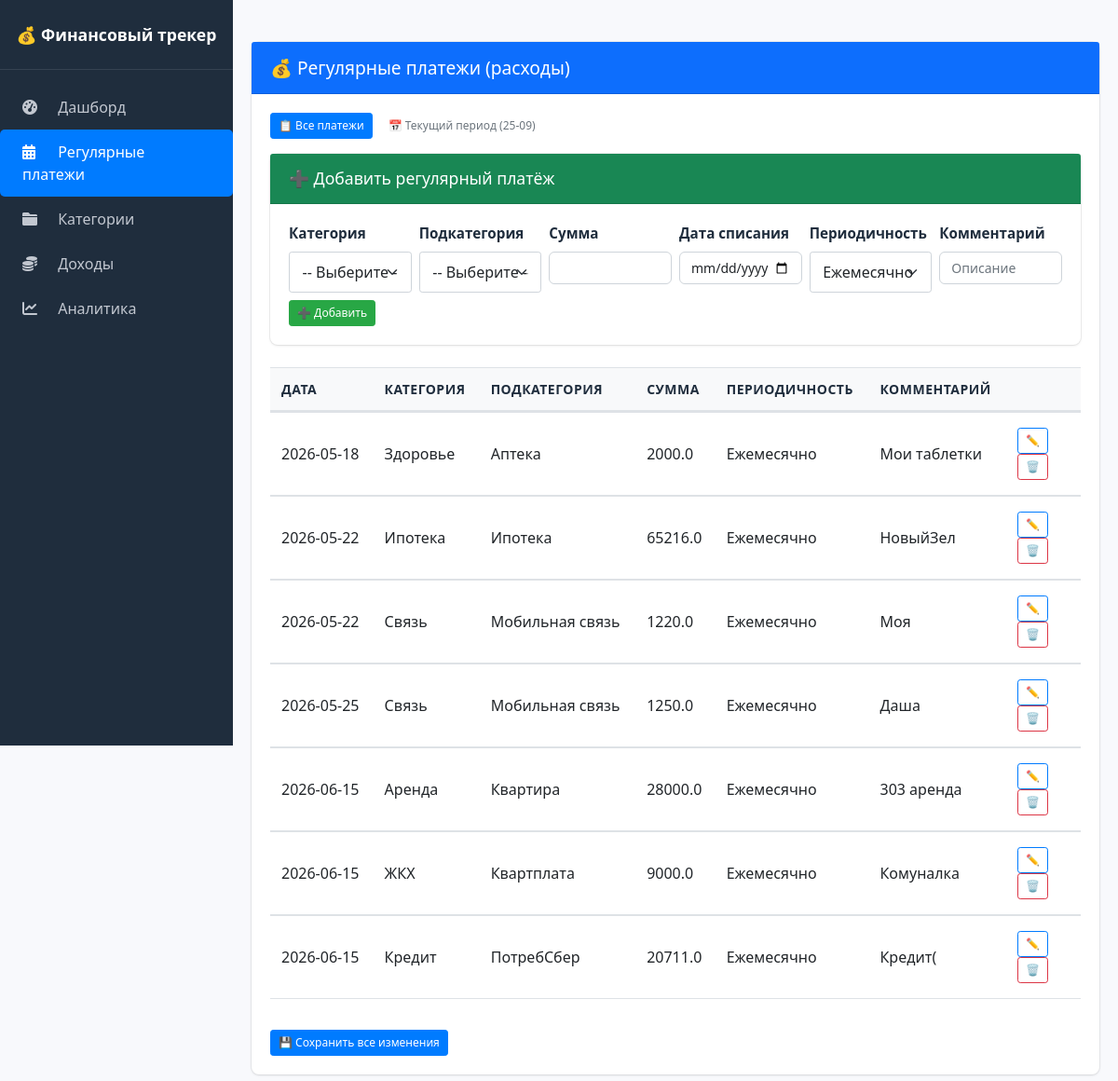
/regular, run on an earlier commit of the app's database.
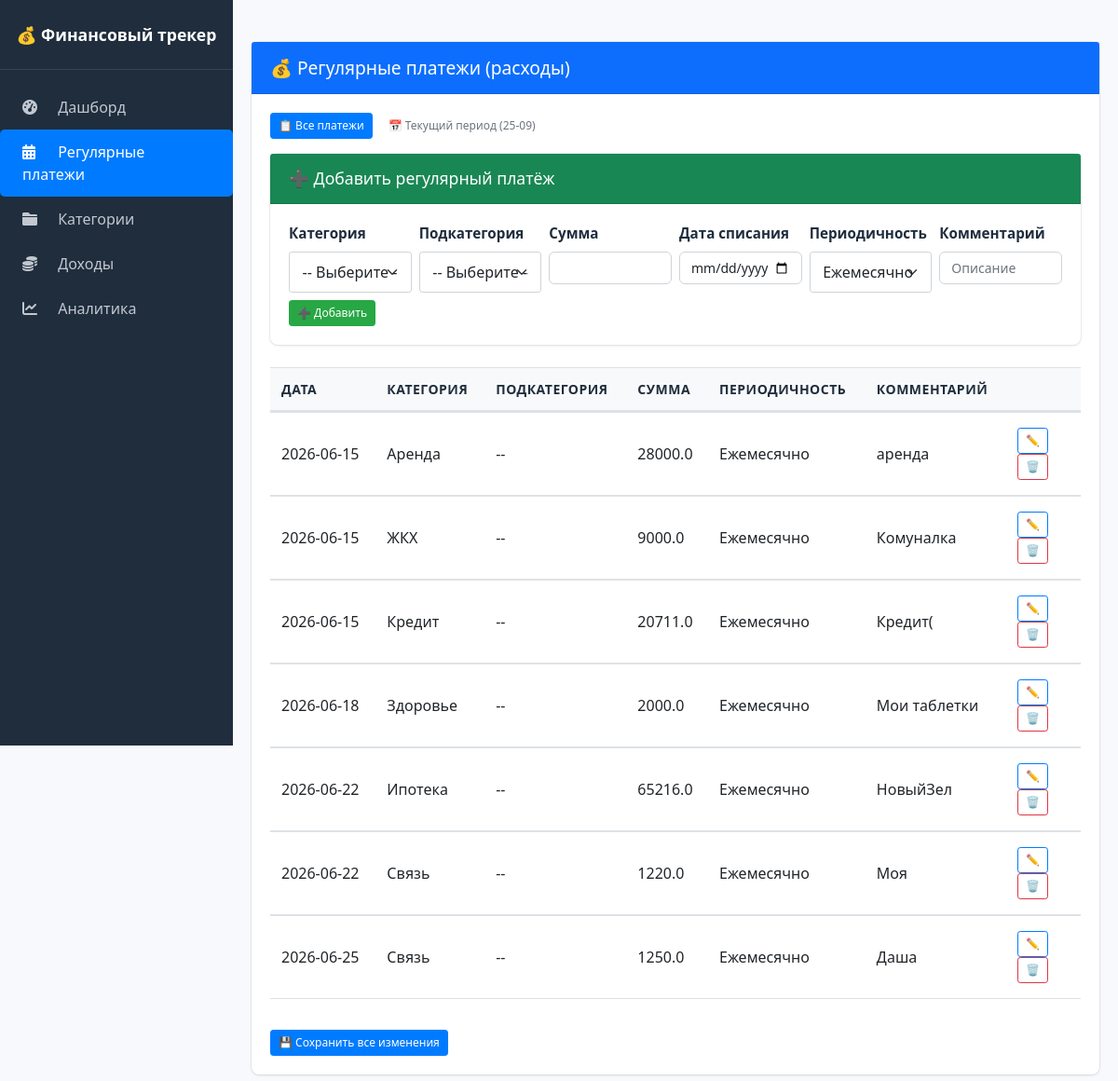
And on a later commit of the database.
### tables this page shows
CREATE TABLE regular_payments (
                id INTEGER PRIMARY KEY AUTOINCREMENT,
                amount REAL NOT NULL
            , day INTEGER DEFAULT 1, category TEXT DEFAULT "", subcategory TEXT DEFAULT "", interval TEXT DEFAULT "monthly", comment TEXT DEFAULT "");

### routes/regular.py (the view)
    @app.route('/regular')
    def regular():
        filter_type = request.args.get('filter', 'all')
        now = date.today()
        with get_db() as conn:
            expense_cats = {}
            expense_main = conn.execute('''
                SELECT * FROM categories WHERE parent_id IS NULL AND type = 'Расход' ORDER BY name
            ''').fetchall()
            for cat in expense_main:
                subcats = conn.execute('''
                    SELECT name FROM categories WHERE parent_id = ? ORDER BY name
                ''', (cat['id'],)).fetchall()
                expense_cats[cat['name']] = [s['name'] for s in subcats]
            if filter_type == 'current':
                if 10 <= now.day <= 24:
                    period_start, period_end = 10, 24
                else:
                    period_start, period_end = 25, 9
                payments = []
                all_payments = conn.execute(
                    'SELECT * FROM regular_payments ORDER BY day, category, subcategory').fetchall()
                for p in all_payments:
                    if p['day']:
                        payment_day = datetime.strptime(p['day'], '%Y-%m-%d').day
                        if period_start <= period_end:
                            if period_start <= payment_day <= period_end:
                                payments.append(p)
                        else:
                            if payment_day >= period_start or payment_day <= period_end:
                                payments.append(p)
            else:
                payments = conn.execute('SELECT * FROM regular_payments ORDER BY day, category, subcategory').fetchall()
        return render_template('regular.html', payments=payments, expense_categories=expense_cats,
                               filter_type=filter_type, now=now)

### database.py (called while the page is built)
def get_db():
    conn = sqlite3.connect('finance.db')
    conn.row_factory = sqlite3.Row
    return conn

### templates/regular.html (shortened to what this page needs)
{% extends "base.html" %}
{% block content %}
<div class="card">
    <div class="card-header bg-primary text-white">
        <h4 class="mb-0">💰 Регулярные платежи (расходы)</h4>
    </div>
    <div class="card-body">
        <div class="mb-3 d-flex gap-2">
            <a href="{{ url_for('regular', filter='all') }}" class="btn btn-sm {% if filter_type == 'all' %}btn-primary{% else %}btn-outline-secondary{% endif %}">
                📋 Все платежи
            </a>
            <a href="{{ url_for('regular', filter='current') }}" class="btn btn-sm {% if filter_type == 'current' %}btn-primary{% else %}btn-outline-secondary{% endif %}">
                📅 Текущий период ({% if 10 <= now.day <= 24 %}10-24{% else %}25-09{% endif %})
            </a>
        </div>
        <div class="card mb-4">
            <div class="card-header bg-success text-white">
                <h5 class="mb-0">➕ Добавить регулярный платёж</h5>
            </div>
            <div class="card-body">
                <form method="POST" class="row g-2">
                    <div class="col-md-2">
                        <label class="form-label small">Категория</label>
                        <select name="add_category" id="add_category" class="form-select form-select-sm" required>
                            <option value="">-- Выберите --</option>
                        </select>
                    </div>
                    <div class="col-md-2">
                        <label class="form-label small">Подкатегория</label>
                        <select name="add_subcategory" id="add_subcategory" class="form-select form-select-sm">
                            <option value="">-- Выберите --</option>
                        </select>
                    </div>
                    <div class="col-md-2">
                        <label class="form-label small">Сумма</label>
                        <input type="number" name="add_amount" step="0.01" class="form-control form-control-sm" required>
                    </div>
                    <div class="col-md-2">
                        <label class="form-label small">Дата списания</label>
                        <input type="date" name="add_day" class="form-control form-control-sm" required>
                    </div>
                    <div class="col-md-2">
                        <label class="form-label small">Периодичность</label>
                        <select name="add_interval" class="form-select form-select-sm">
                            <option value="monthly" selected>Ежемесячно</option>
                        </select>
                    </div>
                    <div class="col-md-2">
                        <label class="form-label small">Комментарий</label>
                        <input type="text" name="add_comment" class="form-control form-control-sm" placeholder="Описание">
                    </div>
                    <div class="col-12 mt-2">
                        <button type="submit" class="btn btn-success btn-sm">➕ Добавить</button>
                    </div>
                </form>
            </div>
        </div>
        <form method="POST" id="mainForm">
            <div class="table-responsive">
                <table class="table table-sm table-hover">
                    <thead class="table-light">
                        <tr>
                            <th>Дата</th>
                            <th>Категория</th>
                            <th>Подкатегория</th>
                            <th>Сумма</th>
                            <th>Периодичность</th>
                            <th>Комментарий</th>
                            <th style="width: 80px;"></th>
                        </tr>
                    </thead>
                    <tbody>
                        {% for p in payments %}
                        <tr id="row-{{ p.id }}" class="payment-row">
                            <td class="view-mode">
                                <span class="date-view">{{ p.day }}</span>
                             </td>
                            <td class="view-mode">
                                <span class="category-view">{{ p.category or '--' }}</span>
                             </td>
                            <td class="view-mode">
                                <span class="subcategory-view">{{ p.subcategory or '--' }}</span>
                             </td>
                            <td class="view-mode">
                                <span class="amount-view">{{ p.amount }}</span>
                             </td>
                            <td class="view-mode">
                                <span class="interval-view">
                                    {% if p.interval == 'weekly' %}Еженедельно
                                    {% elif p.interval == 'monthly' %}Ежемесячно
                                    {% elif p.interval == 'yearly' %}Ежегодно
                                    {% else %}{{ p.interval }}{% endif %}
                                </span>
                             </td>
                            <td class="view-mode">
                                <span class="comment-view">{{ p.comment or '—' }}</span>
                             </td>
                            <td>
                                <button type="button" class="btn btn-sm btn-outline-primary edit-row-btn" data-id="{{ p.id }}" title="Редактировать">✏️</button>
                                <button type="submit" name="delete_id" value="{{ p.id }}" class="btn btn-sm btn-outline-danger" onclick="return confirm('Удалить?')" title="Удалить">🗑️</button>
                            </td>
                        </tr>
                        {% endfor %}
                    </tbody>
                </table>
            </div>
            <div class="mt-3">
                <button type="submit" class="btn btn-primary btn-sm" id="saveAllBtn">💾 Сохранить все изменения</button>
            </div>
        </form>
    </div>
</div>
{% endblock %}

### templates/base.html (shortened to what this page needs)
<!DOCTYPE html>
<html lang="ru">
<head>
    <link href="https://cdn.jsdelivr.net/npm/bootstrap@5.1.3/dist/css/bootstrap.min.css" rel="stylesheet">
    <link href="https://cdnjs.cloudflare.com/ajax/libs/font-awesome/6.0.0/css/all.min.css" rel="stylesheet">
    <link href="{{ url_for('static', filename='css/style.css') }}" rel="stylesheet">
</head>
<body>
<div class="sidebar">
    <div class="sidebar-brand">
        <a href="{{ url_for('index') }}">💰 Финансовый трекер</a>
    </div>
    <div class="sidebar-nav">
        <a class="nav-link {% if request.endpoint == 'index' %}active{% endif %}" href="{{ url_for('index') }}">
            <i class="fas fa-tachometer-alt"></i> Дашборд
        </a>
        <a class="nav-link {% if request.endpoint == 'regular' %}active{% endif %}" href="{{ url_for('regular') }}">
            <i class="fas fa-calendar-alt"></i> Регулярные платежи
        </a>
        <a class="nav-link {% if request.endpoint == 'categories' %}active{% endif %}"
           href="{{ url_for('categories') }}">
            <i class="fas fa-folder"></i> Категории
        </a>
        <a class="nav-link {% if request.endpoint == 'income_settings' %}active{% endif %}"
           href="{{ url_for('income_settings') }}">
            <i class="fas fa-coins"></i> Доходы
        </a>
        <a class="nav-link {% if request.endpoint == 'analytics' %}active{% endif %}" href="{{ url_for('analytics') }}">
            <i class="fas fa-chart-line"></i> Аналитика
        </a>
    </div>
</div>
<div class="main-content">
    {% block content %}{% endblock %}
</div>
</body>
</html>

### static/css/style.css (style rules this page uses)
* { margin: 0; padding: 0; box-sizing: border-box; }
body { font-family: 'Segoe UI', Tahoma, Geneva, Verdana, sans-serif; background: #f8f9fc; font-size: 1.05rem; line-height: 1.5; }
.table { font-size: 1rem; }
.table td, .table th { padding: 1rem 0.85rem; }
.form-label { font-size: 0.95rem; }
.form-control, .form-select { font-size: 1rem; padding: 0.55rem 0.85rem; }
.btn { font-size: 0.95rem; padding: 0.5rem 1rem; }
.btn-sm { font-size: 0.85rem; padding: 0.4rem 0.8rem; }
.nav-link { font-size: 1.05rem; }
h4 { font-size: 1.2rem; }
h5 { font-size: 1.1rem; }
.nav-link { color: white; text-decoration: none; font-size: 16px; padding: 8px 16px; border-radius: 5px; transition: background 0.3s; }
.card { background: white; border-radius: 0.5rem; padding: 0; margin-bottom: 1.5rem; box-shadow: 0 0 0 1px rgba(0, 0, 0, 0.05), 0 1px 3px 0 rgba(0, 0, 0, 0.1); border: none; }
.card-header { background-color: transparent; border-bottom: 1px solid rgba(0, 0, 0, 0.125); padding: 1rem 1.25rem; font-weight: 600; }
.card-body { padding: 1.25rem; }
table { width: 100%; border-collapse: collapse; }
.table { border-collapse: separate; border-spacing: 0; }
.table thead th { border-bottom: 2px solid #dee2e6; background-color: #f8f9fa; color: #1f2d3d; font-weight: 600; font-size: 0.875rem; text-transform: uppercase; letter-spacing: 0.5px; padding: 0.75rem; }
.table td, .table th { vertical-align: middle; padding: 1rem 0.75rem; border-top: 1px solid #dee2e6; }
th { background: #f8f9fa; color: #1f2d3d; }
.btn { display: inline-block; font-weight: 500; text-align: center; white-space: nowrap; vertical-align: middle; border: 1px solid transparent; padding: 0.375rem 0.75rem; font-size: 0.875rem; line-height: 1.5; border-radius: 0.375rem; transition: all 0.15s ease-in-out; cursor: pointer; text-decoration: none; }
.btn-primary { background-color: #007bff; border-color: #007bff; color: white; }
.btn-success { background-color: #28a745; border-color: #28a745; color: white; }
.btn-outline-primary { background-color: transparent; border-color: #007bff; color: #007bff; }
.btn-outline-danger { background-color: transparent; border-color: #dc3545; color: #dc3545; }
.btn-sm { padding: 0.25rem 0.5rem; font-size: 0.75rem; border-radius: 0.2rem; }
label { display: block; margin-bottom: 0.25rem; font-weight: 600; font-size: 0.875rem; color: #1f2d3d; }
input, select, .form-control { width: 100%; padding: 0.375rem 0.75rem; font-size: 0.875rem; line-height: 1.5; border: 1px solid #ced4da; border-radius: 0.375rem; transition: border-color 0.15s ease-in-out, box-shadow 0.15s ease-in-out; }
.sidebar { position: fixed; top: 0; left: 0; height: 100vh; width: 250px; background: #1f2d3d; box-shadow: none; z-index: 1000; }
.sidebar-brand { padding: 1.5rem 1rem; text-align: center; font-weight: 700; font-size: 1.1rem; border-bottom: 1px solid rgba(255, 255, 255, 0.1); }
.sidebar-brand a { color: white; text-decoration: none; }
.sidebar-nav { padding: 1rem 0; }
.sidebar-nav .nav-link { padding: 0.75rem 1.5rem; color: #c2c7d0; transition: all 0.2s; display: block; text-decoration: none; }
.sidebar-nav .nav-link i { width: 24px; margin-right: 10px; }
.sidebar-nav .nav-link.active { background: #007bff; color: white; }
.main-content { margin-left: 250px; padding: 20px; }

What changed in the data, as far as the page shows it:
changed regular_payments "Аренда": subcategory "Квартира" → "--"; comment "303 аренда" → "аренда"; moves up the list
changed regular_payments "ЖКХ": subcategory "Квартплата" → "--"; moves up the list
changed regular_payments "Кредит": subcategory "ПотребСбер" → "--"; moves up the list
changed regular_payments "Здоровье": day "2026-05-18" → "2026-06-18"; subcategory "Аптека" → "--"
changed regular_payments "Ипотека": day "2026-05-22" → "2026-06-22"; subcategory "Ипотека" → "--"
changed regular_payments "Моя": day "2026-05-22" → "2026-06-22"; subcategory "Мобильная связь" → "--"
changed regular_payments "Даша": day "2026-05-25" → "2026-06-25"; subcategory "Мобильная связь" → "--"
